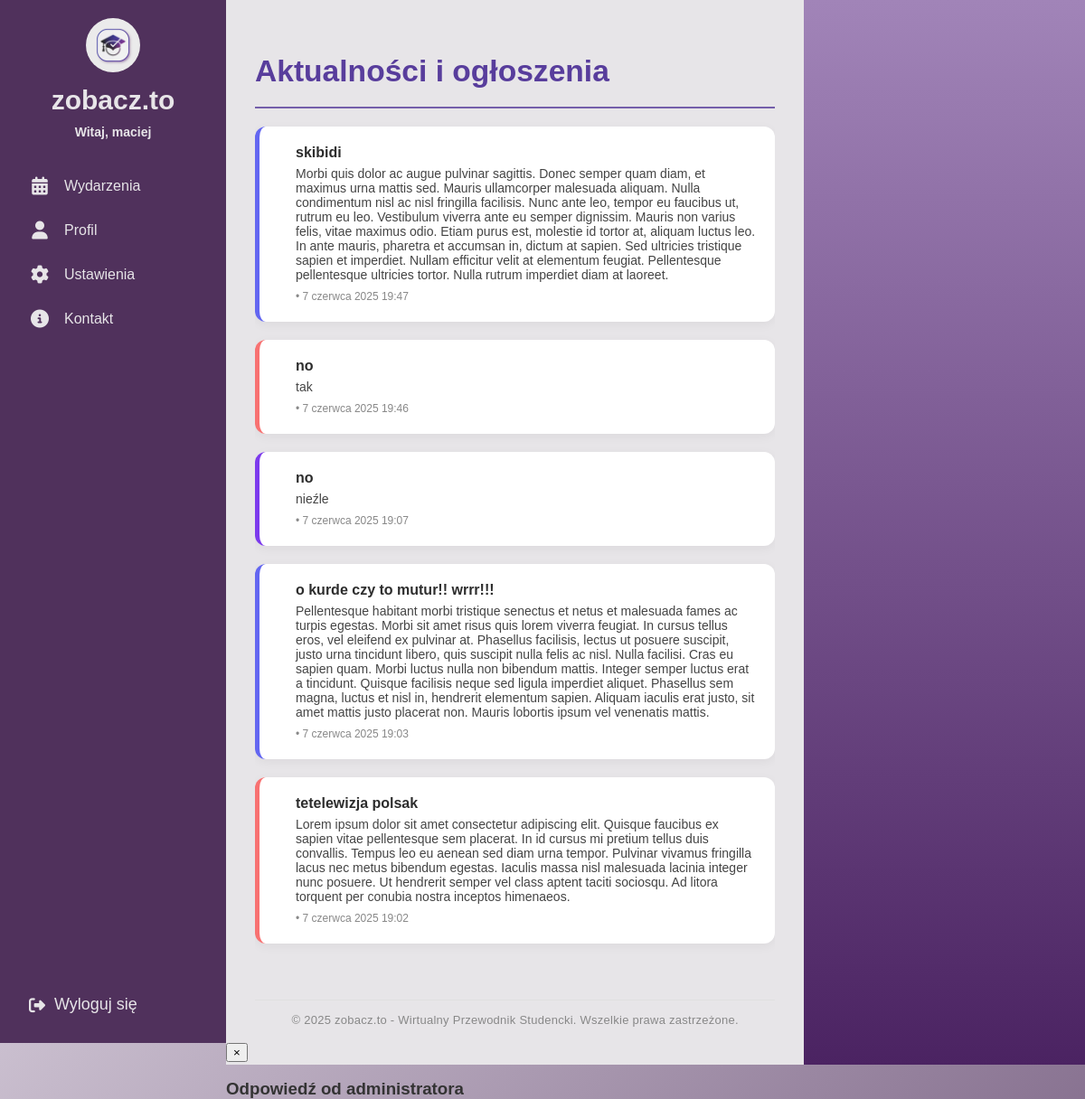
The app's page / (signed in) with its own data.
### events/models.py (models this page shows, shortened)
class Announcement(models.Model):
    CATEGORY_CHOICES = [
        ('ogloszenie', 'Ogłoszenie'),
        ('nowosc', 'Nowość'),
        ('wydarzenie', 'Wydarzenie'),
        ('informacja', 'Informacja'),
        ('edukacja', 'Edukacja'),
    ]
    title = models.CharField(max_length=200)
    content = models.TextField()
    category = models.CharField(max_length=20, choices=CATEGORY_CHOICES)
    created_at = models.DateTimeField(auto_now_add=True)

### events/views.py (the view, shortened to what this page needs)
# urls.py: 2. Add a URL to urlpatterns:  path('', views.home, name='home')
@login_required
def home(request):
    announcements = Announcement.objects.order_by('-created_at')[:5]
    admin_answers = []
    enrolled_events = [] # Initialize
    organizer_events = [] # Initialize
    is_student = False # Initialize boolean flags
    is_organizer = False
    is_admin = False # Initialize is_admin flag
    if request.user.is_authenticated:
        is_student = request.user.groups.filter(name='student').exists()
        is_organizer = request.user.groups.filter(name='organizer').exists()
        is_admin = request.user.groups.filter(name='admin').exists() # Set is_admin flag
        if is_student or is_organizer: # Only fetch answers if user is student or organizer
            admin_answers = ContactMessage.objects.filter(
                user=request.user,
                answer__isnull=False
            ).order_by('-created_at')
        if is_student:
            enrolled_events = Event.objects.filter(eventenrollment__user=request.user).order_by('date')
    context = {
        'announcements': announcements,
        'admin_answers': admin_answers,
        'enrolled_events': enrolled_events, # Always pass
        'organizer_events': organizer_events, # Always pass
        'is_student': is_student, # Always pass boolean flags for template logic
        'is_organizer': is_organizer, # Always pass boolean flags for template logic
        'is_admin': is_admin, # Pass the new is_admin flag
    }
    return render(request, 'home.html', context)

### templates/home.html (shortened to what this page needs)
{% extends "base.html" %}
{% load static %}
{% block content %}
<div class="main-content no-header">
  <div class="home-flex full-height">
    <div class="home-left flat">
      <div class="home-left-content">
        <h2>Aktualności i ogłoszenia</h2>
        <hr class="section-divider">
        <div class="announcement-list">
          {% if announcements %}
            {% for ann in announcements %}
              <div class="announcement-card {{ ann.category }}">
                <div class="announcement-text">
                  <h3>{{ ann.title }}</h3>
                  <p>{{ ann.content }}</p>
                  <span class="meta">{{ ann.category_display }} • {{ ann.created_at }}</span>
                </div>
              </div>
            {% endfor %}
          {% else %}
            <p>Brak ogłoszeń.</p>
          {% endif %}
        </div>
      </div>
      <footer class="site-footer">
        <span>&copy; 2025 zobacz.to - Wirtualny Przewodnik Studencki. Wszelkie prawa zastrzeżone.</span>
      </footer>
    </div>
    <div class="home-right flat">
    </div>
  </div>
</div>
<div id="answer-modal" class="answer-modal">
  <div class="answer-modal-content">
    <button class="answer-modal-close" onclick="closeAnswerModal()">&times;</button>
    <h3>Odpowiedź od administratora</h3>
  </div>
</div>
{% endblock %}

### templates/base.html (shortened to what this page needs)
{% load static %}
<!DOCTYPE html>
<html>
<head>
    <link rel="stylesheet" href="https://cdnjs.cloudflare.com/ajax/libs/font-awesome/6.4.0/css/all.min.css">
    <link rel="stylesheet" href="{% static 'css/home.css' %}">
    <link rel="stylesheet" href="{% static 'css/profile.css' %}">
    <link rel="stylesheet" href="{% static 'css/events.css' %}">
    <link rel="stylesheet" href="{% static 'css/organizer_request_form.css' %}">
    <link rel="stylesheet" href="{% static 'css/organizer_request_sent.css' %}">
    <link rel="stylesheet" href="{% static 'css/organizer_requests_list.css' %}">
</head>
<body>
<div class="sidebar">
  <div class="top">
    <div class="logo">
      <a href="{% url 'home' %}">
        <img src="{% static 'images/logo.jpeg' %}" alt="Logo">
      </a>
      <span class="site-name">zobacz.to</span>
      {% if user.is_authenticated %}
        <span class="username">Witaj, {{ user.username }}</span>
      {% endif %}
    </div>
    <div class="menu">
      <a href="{% url 'events_list' %}">
        <i class="fas fa-calendar-alt"></i>
        <span class="label">Wydarzenia</span>
      </a>
      <a href="{% url 'profile' %}">
        <i class="fas fa-user"></i>
        <span class="label">Profil</span>
      </a>
      <a href="#">
        <i class="fas fa-cog"></i>
        <span class="label">Ustawienia</span>
      </a>
      <a href="{% url 'contact' %}">
        <i class="fas fa-info-circle"></i>
        <span class="label">Kontakt</span>
      </a>
    </div>
  </div>
  <div class="bottom">
    <form action="{% url 'logout' %}" method="post">
      <button type="submit">
        <i class="fas fa-sign-out-alt"></i>
        <span class="logout-label">Wyloguj się</span>
      </button>
    </form>
  </div>
</div>
  <main>
    <div class="main-content">
    {% block content %}
    {% endblock content %}
  </main>
</body>
</html>

### static/css/home.css (style rules this page uses)
:root { --light-purple: #CABFCF; --dark-purple: #50315C; --medium-purple: #583D9C; --white: #E7E5E8; --blue-purple: #4941A1; }
body { margin: 0; font-family: 'Arial', sans-serif; background: linear-gradient(135deg, var(--light-purple), var(--dark-purple)); height: 100vh; overflow-x: hidden; }
.main-content { min-height: 100vh; width: calc(100vw - 250px); max-width: calc(100vw - 250px); box-sizing: border-box; padding: 0; margin-left: 250px; transition: none; overflow-y: visible; color: #333; }
.main-content.no-header { padding-top: 0; margin-top: 0; margin-left: 0; }
.full-height { height: calc(100vh - 40px); }
.home-flex { min-height: 60vh; width: 100%; display: flex; gap: 0; align-items: stretch; padding: 0; margin: 0; }
.section-divider { border: none; border-top: 2.5px solid var(--medium-purple); margin: 16px 0 18px 0; width: 100%; opacity: 0.8; margin-bottom: 20px; }
.site-footer { background: var(--white); color: #888; font-size: 13px; text-align: center; padding: 14px 0 10px 0; border-top: 1px solid #e0e0e0; letter-spacing: 0.02em; width: 100%; max-width: 100%; box-sizing: border-box; flex-shrink: 0; }
.sidebar { background-color: var(--dark-purple); width: 250px; display: flex; flex-direction: column; justify-content: space-between; color: var(--white); height: 100vh; position: fixed; left: 0; top: 0; z-index: 10; }
.sidebar .top, .sidebar .bottom { padding: 20px; }
.sidebar .logo { display: flex; flex-direction: column; align-items: center; }
.sidebar .logo img { width: 60px; height: 60px; border-radius: 50%; margin-bottom: 10px; transition: width 0.3s ease, height 0.3s ease; }
.sidebar .logo .site-name { font-size: 30px; font-weight: 700; color: var(--white); margin-bottom: 5px; }
.sidebar .username { font-weight: 600; font-size: 14px; text-align: left; margin-top: 5px; display: block !important; }
.menu { margin-top: 30px; }
.menu a { display: flex; align-items: center; gap: 15px; color: var(--white); text-decoration: none; padding: 12px; border-radius: 8px; transition: background 0.2s; white-space: nowrap; margin-bottom: 5px; }
.menu .label { font-size: 16px; display: block !important; }
.sidebar .menu i { font-size: 20px; min-width: 24px; text-align: center; }
.sidebar .bottom form { margin: 0; }
.sidebar .bottom button { background: none; border: none; color: var(--white); font-size: 18px; cursor: pointer; display: flex; align-items: center; gap: 10px; padding: 12px; width: 100%; text-align: left; border-radius: 8px; transition: background 0.2s; }
.home-left { display: flex; flex-direction: column; flex: 7 1 0; background: var(--white); padding: 32px; height: 100%; overflow: visible; margin: 0; }
.home-left-content { flex: 1; overflow-y: auto; display: flex; flex-direction: column; gap: 20px; }
.home-left h2 { color: var(--medium-purple); font-size: 2.1rem; font-weight: 800; margin-bottom: 0px; }
.home-left-content > .section-divider { margin-top: 0; margin-bottom: 0px; }
.announcement-list { display: flex; flex-direction: column; gap: 20px; }
.announcement-card { background-color: #ffffff; border-radius: 12px; padding: 20px; display: flex; gap: 20px; align-items: flex-start; border-left: 5px solid var(--medium-purple); box-shadow: 0 3px 12px rgba(0, 0, 0, 0.05); }
.announcement-text h3 { margin: 0 0 6px; font-size: 16px; font-weight: 700; color: #2D2D2D; }
.announcement-text p { margin: 0 0 6px; font-size: 14px; color: #444; }
.announcement-text .meta { font-size: 12px; color: #888; }
.announcement-card.ogloszenie { border-left-color: #F87171; }
.announcement-card.nowosc { border-left-color: #7C3AED; }
.announcement-card.informacja { border-left-color: #6366F1; }
.home-right { flex: 3 1 0; background: linear-gradient(to bottom, #a184b8, #4b2362); min-width: 0; max-height: calc(100vh - 40px); border-radius: 0; padding: 32px; height: 100%; overflow-y: auto; margin: 0; }

### static/css/profile.css (style rules this page uses)
.section-divider { border: none; border-top: 2.5px solid var(--medium-purple); margin: 16px 0 18px 0; width: 100%; opacity: 0.8; margin-bottom: 20px; }

### records on screen
Announcement: title "skibidi", content "Morbi quis dolor ac augue pulvinar sagittis. Donec semper quam diam, et maximus urna mattis sed. Mauris ullamcorper malesuada aliquam. Nulla condimentum nisl ac nisl fringilla facilisis. Nunc ante leo, tempor eu faucibus ut, rutrum eu leo. Vestibulum viverra ante eu semper dignissim. Mauris non varius felis, vitae maximus odio. Etiam purus est, molestie id tortor at, aliquam luctus leo. In ante mauris, pharetra et accumsan in, dictum at sapien. Sed ultricies tristique sapien et imperdiet. Nullam efficitur velit at elementum feugiat. Pellentesque pellentesque ultricies tortor. Nulla rutrum imperdiet diam at laoreet.", created_at "7 czerwca 2025 19:47"
Announcement: title "no", content "tak", created_at "7 czerwca 2025 19:46"
Announcement: title "no", content "nieźle", created_at "7 czerwca 2025 19:07"
Announcement: title "o kurde czy to mutur!! wrrr!!!", content "Pellentesque habitant morbi tristique senectus et netus et malesuada fames ac turpis egestas. Morbi sit amet risus quis lorem viverra feugiat. In cursus tellus eros, vel eleifend ex pulvinar at. Phasellus facilisis, lectus ut posuere suscipit, justo urna tincidunt libero, quis suscipit nulla felis ac nisl. Nulla facilisi. Cras eu sapien quam. Morbi luctus nulla non bibendum mattis. Integer semper luctus erat a tincidunt. Quisque facilisis neque sed ligula imperdiet aliquet. Phasellus sem magna, luctus et nisl in, hendrerit elementum sapien. Aliquam iaculis erat justo, sit amet mattis justo placerat non. Mauris lobortis ipsum vel venenatis mattis.", created_at "7 czerwca 2025 19:03"
Announcement: title "tetelewizja polsak", content "Lorem ipsum dolor sit amet consectetur adipiscing elit. Quisque faucibus ex sapien vitae pellentesque sem placerat. In id cursus mi pretium tellus duis convallis. Tempus leo eu aenean sed diam urna tempor. Pulvinar vivamus fringilla lacus nec metus bibendum egestas. Iaculis massa nisl malesuada lacinia integer nunc posuere. Ut hendrerit semper vel class aptent taciti sociosqu. Ad litora torquent per conubia nostra inceptos himenaeos.", created_at "7 czerwca 2025 19:02"

### other values on screen
{{ user.username }} "maciej"
